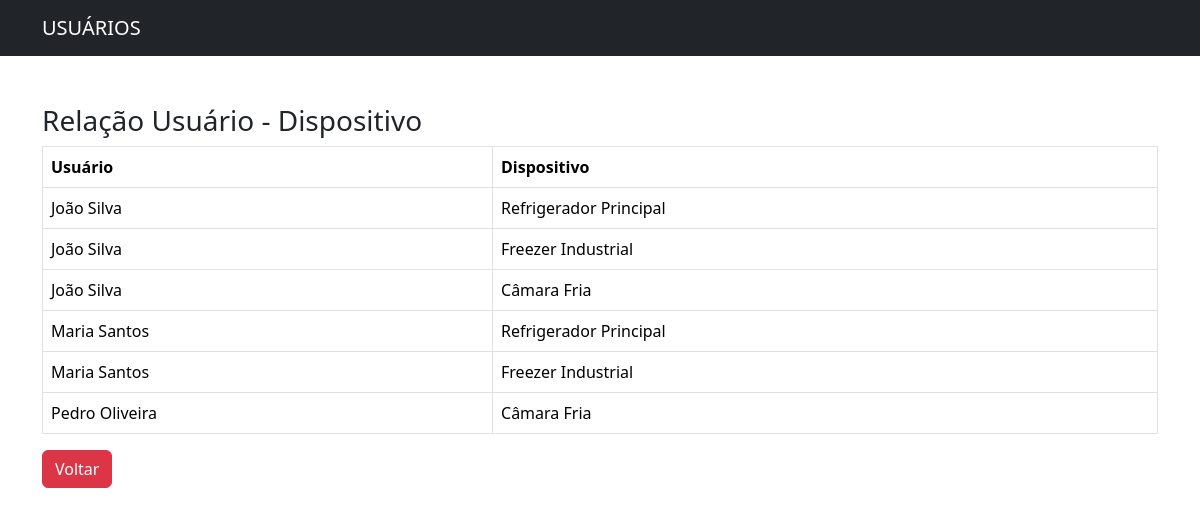
The app's page /view/relacao.php with its own data.
### tables this page shows
CREATE TABLE IF NOT EXISTS Usuario (
    id INT AUTO_INCREMENT PRIMARY KEY,
    nome VARCHAR(100) NOT NULL,
    emailCorp VARCHAR(100) UNIQUE NOT NULL,
    senha VARCHAR(255) NOT NULL,
    funcao ENUM('Funcionario', 'Gerente') NOT NULL,
    data_cadastro TIMESTAMP DEFAULT CURRENT_TIMESTAMP
);

CREATE TABLE IF NOT EXISTS Dispositivo (
    id INT AUTO_INCREMENT PRIMARY KEY,
    nome VARCHAR(100) NOT NULL,
    tipo VARCHAR(50) NOT NULL,
    localizacao VARCHAR(100) NOT NULL,
    status ENUM('Ativo', 'Inativo', 'Manutenção') DEFAULT 'Ativo',
    data_cadastro TIMESTAMP DEFAULT CURRENT_TIMESTAMP
);

### view/relacao.php (the view, shortened to what this page needs)
<?php
require_once("../config.php");
?>
<!DOCTYPE html>
<html lang="pt-BR">
<head>
    <link href="https://cdn.jsdelivr.net/npm/bootstrap@5.3.8/dist/css/bootstrap.min.css" rel="stylesheet">
</head>
<body>
<?php include '../view/navbar.php'; ?>
<div class="container mt-5">
    <h3>Relação Usuário - Dispositivo</h3>
    <table class="table table-bordered">
        <thead>
            <tr>
                <th>Usuário</th>
                <th>Dispositivo</th>
            </tr>
        </thead>
        <tbody>
            <?php
            $sql = "SELECT u.nome AS usuario, d.nome AS dispositivo
                    FROM Usuario_Dispositivo ud
                    JOIN Usuario u ON ud.usuario_id = u.id
                    JOIN Dispositivo d ON ud.dispositivo_id = d.id
                    ORDER BY u.nome";
            $query = mysqli_query($conexao, $sql);
            while ($row = mysqli_fetch_assoc($query)) {
                echo "<tr><td>{$row['usuario']}</td><td>{$row['dispositivo']}</td></tr>";
            }
            ?>
        </tbody>
    </table>
     <a href="menu.php"><button type="button" class="btn btn-danger">Voltar</button></a>
</div>
</body>
</html>

### records on screen
usuario: nome "João Silva", dispositivo.nome "Refrigerador Principal", dispositivo.nome "Freezer Industrial", dispositivo.nome "Câmara Fria"
usuario: nome "Maria Santos", dispositivo.nome "Refrigerador Principal", dispositivo.nome "Freezer Industrial"
usuario: nome "Pedro Oliveira", dispositivo.nome "Câmara Fria"
